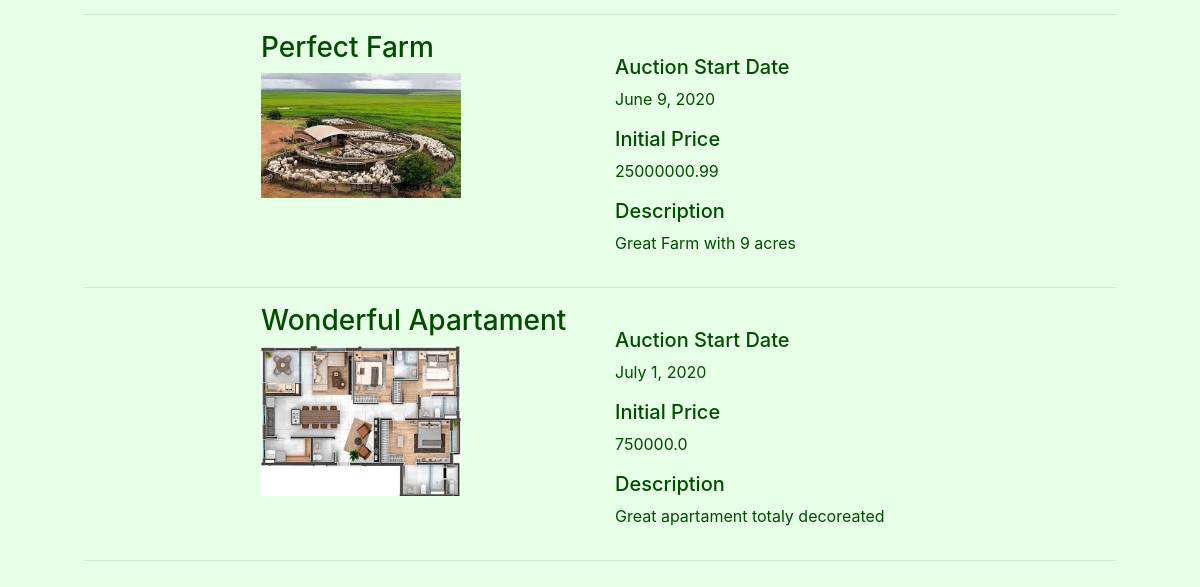
/ (lower part), run on an earlier commit of the app's database.
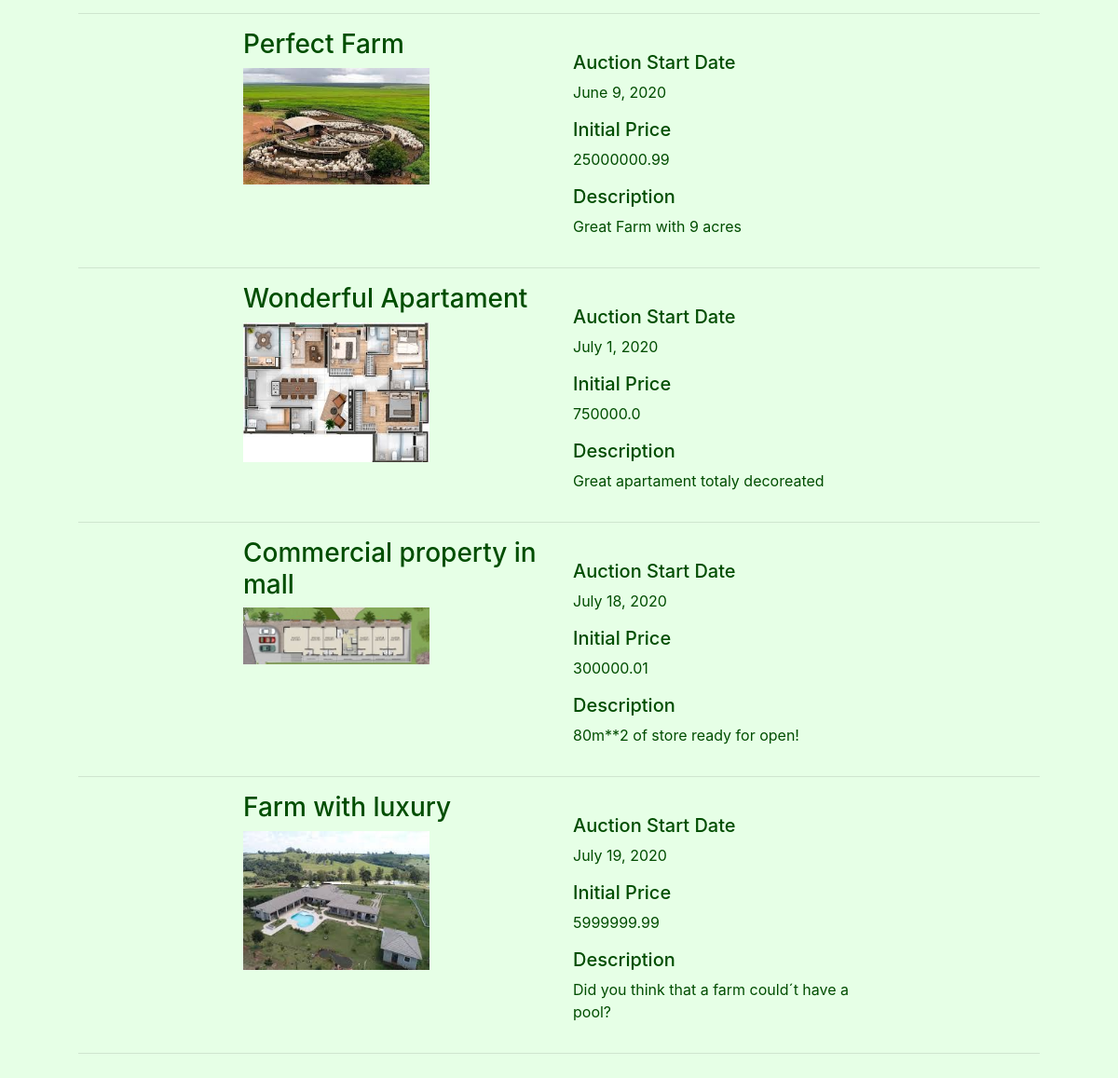
And on a later commit of the database.
### auctions/models.py (models this page shows, shortened)
class Listings(models.Model):
    STATUS = (
        ('A', 'Active'),
        ('B', 'To Begin'),
        ('C', 'Closed'),
        ('S', 'Sold'),
    )
    Ltitle = models.CharField(help_text="Choose a title for your listing",max_length=50)
    Ccode=models.IntegerField(help_text="Categories Ex: 1-Apartament,2-Commercial,3-Farm, 4-House ") #foreign key from PropTypes
    Ldescription = models.CharField(max_length=250)
    Lprice = models.FloatField(help_text="starting bid Just USD") #initial price
    Ldatestart = models.DateField(help_text="Please use the following format: <em>YYYY-MM-DD</em>. for the auction start")
    Lduration = models.IntegerField(help_text="Duration expressed in days" )
    Luser = models.CharField(max_length=25)
    Limage= models.ImageField(upload_to="images", blank=True) #Name of the picture saved on static folder
    Lstatus = models.CharField(max_length=1, choices=STATUS )

### auctions/views.py (the view)
# urls.py: path("", views.index, name="index"),
def index(request):
    d = datetime.datetime.now()
    context={
            "d" : d,
            "ActiveListings": Listings.objects.all(),
    }
    return render(request, "auctions/index.html", context)

### auctions/templates/auctions/index.html (shortened to what this page needs)
{% extends "auctions/layout.html" %}
{% block body %}
    <div class="form-group">
      	<form >
            {% if ActiveListings|length > 0 %}
                {% for Active in ActiveListings %}
                    {%if Active.Lstatus == "A"%}
                        <div class="container" style="border:#004d00; width:90%">
                            <div class="row"  width="1700px">
                                <div class="col-lg-2">
                                </div>
                                <div class="col-lg-4">
                                    <h3>{{ Active.Ltitle }}</h3>
    		                            <img src=" {{Active.Limage.url}} "  width="200">
                                    <br>
                                </div>
                                <div class="col-lg-4">
                                  <br>
                                  <h5>Auction Start Date  </h5>
                                  <p>{{ Active.Ldatestart }}</p>
                                  <h5>Initial Price </h5>
                                  <p> {{ Active.Lprice }}</p>
                       	          <h5>Description</h5>
    					        	          <p>{{ Active.Ldescription }}</p>
                                </div>
                                <div class="col-lg-2">
                                </div>
                            </div>
                            <hr>
                        </div>
                        {%endif%}
    				        {% endfor %}
                </div>
            {% else %}
    	         	<div class="form-group">
    		          	<output>No matches found</output>
    	        	</div>
    	{% endif %}
{% endblock %}

### auctions/templates/auctions/layout.html (shortened to what this page needs)
{% load static %}
<!DOCTYPE html>
<html lang="en">
    <head>
        <link rel="stylesheet" href="https://stackpath.bootstrapcdn.com/bootstrap/4.4.1/css/bootstrap.min.css">
        <link rel="stylesheet" href="https://cdnjs.cloudflare.com/ajax/libs/font-awesome/4.7.0/css/font-awesome.min.css">
        <link href="{% static 'auctions/styles.css' %}" rel="stylesheet">
    </head>
    <body>
      {% block body %}
      {% endblock %}
    </body>
</html>

### auctions/static/auctions/styles.css (style rules this page uses)
body { padding: 10px; }

### auctions/templates/auctions/layout.html (style rules this page uses)
body { background-color:#e6ffe6 ; color: #004d00; }

What changed in the data, as far as the page shows it:
added Listings: Ltitle "Commercial property in mall", Limage (picture), Ldatestart "July 18, 2020", Lprice "300000.01", Ldescription "80m**2 of store ready for open!"
added Listings: Ltitle "Farm with luxury", Limage (picture), Ldatestart "July 19, 2020", Lprice "5999999.99", Ldescription "Did you think that a farm could´t have a pool?"
